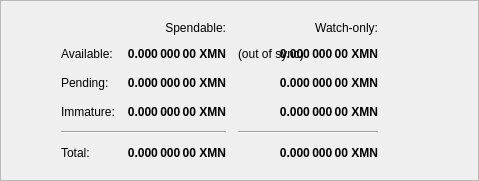
                <widget class="QFrame" name="frame">
                    <property name="frameShape">
                        <enum>QFrame::StyledPanel</enum>
                    </property>
                    <property name="frameShadow">
                        <enum>QFrame::Raised</enum>
                    </property>
                    <layout class="QHBoxLayout">
                         <item>
                            <spacer name="horizontalSpacerWalletSecruity">
                                <property name="orientation">
                                    <enum>Qt::Horizontal</enum>
                                </property>
                                <property name="sizeHint" stdset="0">
                                    <size>
                                        <width>40</width>
                                        <height>1</height>
                                    </size>
                                </property>
                            </spacer>
                        </item>
                        <item>
                            <widget class="QFrame">
                                <layout class="QVBoxLayout" name="verticalLayout_4">
                                   
                                    <item>
                                        <layout class="QGridLayout" name="gridLayout">
                                            <property name="spacing">
                                                <number>12</number>
                                            </property>
                                            <item row="0" column="1">
                                                <widget class="QLabel" name="labelSpendable">
                                                    <property name="text">
                                                        <string>Spendable:</string>
                                                    </property>
                                                    <property name="alignment">
                                                        <set>Qt::AlignRight|Qt::AlignTrailing|Qt::AlignVCenter</set>
                                                    </property>
                                                </widget>
                                            </item>
                                            <item row="0" column="2">
                                                <widget class="QLabel" name="labelWatchonly">
                                                    <property name="text">
                                                        <string>Watch-only:</string>
                                                    </property>
                                                    <property name="alignment">
                                                        <set>Qt::AlignRight|Qt::AlignTrailing|Qt::AlignVCenter</set>
                                                    </property>
                                                </widget>
                                            </item>
                                            <item row="1" column="0">
                                                <widget class="QLabel" name="labelBalanceText">
                                                    <property name="text">
                                                        <string>Available:</string>
                                                    </property>
                                                </widget>
                                            </item>
                                            <item row="1" column="1">
                                                <widget class="QLabel" name="labelBalance">
                                                    <property name="font">
                                                        <font>
                                                            <weight>75</weight>
                                                            <bold>true</bold>
                                                        </font>
                                                    </property>
                                                    <property name="cursor">
                                                        <cursorShape>IBeamCursor</cursorShape>
                                                    </property>
                                                    <property name="toolTip">
                                                        <string>Your current spendable balance</string>
                                                    </property>
                                                    <property name="text">
                                                        <string notr="true">0.000 000 00 XMN</string>
                                                    </property>
                                                    <property name="alignment">
                                                        <set>Qt::AlignRight|Qt::AlignTrailing|Qt::AlignVCenter</set>
                                                    </property>
                                                    <property name="textInteractionFlags">
                                                        <set>Qt::LinksAccessibleByMouse|Qt::TextSelectableByKeyboard|Qt::TextSelectableByMouse</set>
                                                    </property>
                                                </widget>
                                            </item>
                                            <item row="1" column="2">
                                                <widget class="QLabel" name="labelWalletStatus">
                                                    <property name="toolTip">
                                                        <string>The displayed information may be out of date. Your wallet automatically synchronizes with the Clarity network after a connection is established, but this process has not completed yet.</string>
                                                    </property>
                                                    <property name="text">
                                                        <string notr="true">(out of sync)</string>
                                                    </property>
                                                    <property name="alignment">
                                                        <set>Qt::AlignLeading|Qt::AlignLeft|Qt::AlignVCenter</set>
                                                    </property>
                                                </widget>
                                            </item>
                                            <item row="1" column="2">
                                                <widget class="QLabel" name="labelWatchAvailable">
                                                    <property name="font">
                                                        <font>
                                                            <weight>75</weight>
                                                            <bold>true</bold>
                                                        </font>
                                                    </property>
                                                    <property name="cursor">
                                                        <cursorShape>IBeamCursor</cursorShape>
                                                    </property>
                                                    <property name="toolTip">
                                                        <string>Your current balance in watch-only addresses</string>
                                                    </property>
                                                    <property name="text">
                                                        <string notr="true">0.000 000 00 XMN</string>
                                                    </property>
                                                    <property name="alignment">
                                                        <set>Qt::AlignRight|Qt::AlignTrailing|Qt::AlignVCenter</set>
                                                    </property>
                                                    <property name="textInteractionFlags">
                                                        <set>Qt::LinksAccessibleByMouse|Qt::TextSelectableByKeyboard|Qt::TextSelectableByMouse</set>
                                                    </property>
                                                </widget>
                                            </item>
                                            <item row="2" column="0">
                                                <widget class="QLabel" name="labelPendingText">
                                                    <property name="text">
                                                        <string>Pending:</string>
                                                    </property>
                                                </widget>
                                            </item>
                                            <item row="2" column="1">
                                                <widget class="QLabel" name="labelUnconfirmed">
                                                    <property name="font">
                                                        <font>
                                                            <weight>75</weight>
                                                            <bold>true</bold>
                                                        </font>
                                                    </property>
                                                    <property name="cursor">
                                                        <cursorShape>IBeamCursor</cursorShape>
                                                    </property>
                                                    <property name="toolTip">
                                                        <string>Total of transactions that have yet to be confirmed, and do not yet count toward the spendable balance</string>
                                                    </property>
                                                    <property name="text">
                                                        <string notr="true">0.000 000 00 XMN</string>
                                                    </property>
                                                    <property name="alignment">
                                                        <set>Qt::AlignRight|Qt::AlignTrailing|Qt::AlignVCenter</set>
                                                    </property>
                                                    <property name="textInteractionFlags">
                                                        <set>Qt::LinksAccessibleByMouse|Qt::TextSelectableByKeyboard|Qt::TextSelectableByMouse</set>
                                                    </property>
                                                </widget>
                                            </item>
                                            <item row="2" column="2">
                                                <widget class="QLabel" name="labelWatchPending">
                                                    <property name="font">
                                                        <font>
                                                            <weight>75</weight>
                                                            <bold>true</bold>
                                                        </font>
                                                    </property>
                                                    <property name="cursor">
                                                        <cursorShape>IBeamCursor</cursorShape>
                                                    </property>
                                                    <property name="toolTip">
                                                        <string>Unconfirmed transactions to watch-only addresses</string>
                                                    </property>
                                                    <property name="text">
                                                        <string notr="true">0.000 000 00 XMN</string>
                                                    </property>
                                                    <property name="alignment">
                                                        <set>Qt::AlignRight|Qt::AlignTrailing|Qt::AlignVCenter</set>
                                                    </property>
                                                    <property name="textInteractionFlags">
                                                        <set>Qt::LinksAccessibleByMouse|Qt::TextSelectableByKeyboard|Qt::TextSelectableByMouse</set>
                                                    </property>
                                                </widget>
                                            </item>
                                            <item row="2" column="3">
                                                <spacer name="horizontalSpacer_2">
                                                    <property name="orientation">
                                                        <enum>Qt::Horizontal</enum>
                                                    </property>
                                                    <property name="sizeHint" stdset="0">
                                                        <size>
                                                            <width>40</width>
                                                            <height>20</height>
                                                        </size>
                                                    </property>
                                                </spacer>
                                            </item>
                                            <item row="3" column="0">
                                                <widget class="QLabel" name="labelImmatureText">
                                                    <property name="text">
                                                        <string>Immature:</string>
                                                    </property>
                                                </widget>
                                            </item>
                                            <item row="3" column="1">
                                                <widget class="QLabel" name="labelImmature">
                                                    <property name="font">
                                                        <font>
                                                            <weight>75</weight>
                                                            <bold>true</bold>
                                                        </font>
                                                    </property>
                                                    <property name="cursor">
                                                        <cursorShape>IBeamCursor</cursorShape>
                                                    </property>
                                                    <property name="toolTip">
                                                        <string>Mined balance that has not yet matured</string>
                                                    </property>
                                                    <property name="text">
                                                        <string notr="true">0.000 000 00 XMN</string>
                                                    </property>
                                                    <property name="alignment">
                                                        <set>Qt::AlignRight|Qt::AlignTrailing|Qt::AlignVCenter</set>
                                                    </property>
                                                    <property name="textInteractionFlags">
                                                        <set>Qt::LinksAccessibleByMouse|Qt::TextSelectableByKeyboard|Qt::TextSelectableByMouse</set>
                                                    </property>
                                                </widget>
                                            </item>
                                            <item row="3" column="2">
                                                <widget class="QLabel" name="labelWatchImmature">
                                                    <property name="font">
                                                        <font>
                                                            <weight>75</weight>
                                                            <bold>true</bold>
                                                        </font>
                                                    </property>
                                                    <property name="cursor">
                                                        <cursorShape>IBeamCursor</cursorShape>
                                                    </property>
                                                    <property name="toolTip">
                                                        <string>Mined balance in watch-only addresses that has not yet matured</string>
                                                    </property>
                                                    <property name="text">
                                                        <string notr="true">0.000 000 00 XMN</string>
                                                    </property>
                                                    <property name="alignment">
                                                        <set>Qt::AlignRight|Qt::AlignTrailing|Qt::AlignVCenter</set>
                                                    </property>
                                                    <property name="textInteractionFlags">
                                                        <set>Qt::LinksAccessibleByMouse|Qt::TextSelectableByKeyboard|Qt::TextSelectableByMouse</set>
                                                    </property>
                                                </widget>
                                            </item>
                                            <item row="4" column="0" colspan="2">
                                                <widget class="Line" name="lineSpendableBalance">
                                                    <property name="orientation">
                                                        <enum>Qt::Horizontal</enum>
                                                    </property>
                                                </widget>
                                            </item>
                                            <item row="4" column="2">
                                                <widget class="Line" name="lineWatchBalance">
                                                    <property name="sizePolicy">
                                                        <sizepolicy hsizetype="Preferred" vsizetype="Fixed">
                                                            <horstretch>0</horstretch>
                                                            <verstretch>0</verstretch>
                                                        </sizepolicy>
                                                    </property>
                                                    <property name="minimumSize">
                                                        <size>
                                                            <width>140</width>
                                                            <height>0</height>
                                                        </size>
                                                    </property>
                                                    <property name="orientation">
                                                        <enum>Qt::Horizontal</enum>
                                                    </property>
                                                </widget>
                                            </item>
                                            <item row="5" column="0">
                                                <widget class="QLabel" name="labelTotalText">
                                                    <property name="text">
                                                        <string>Total:</string>
                                                    </property>
                                                </widget>
                                            </item>
                                            <item row="5" column="1">
                                                <widget class="QLabel" name="labelTotal">
                                                    <property name="font">
                                                        <font>
                                                            <weight>75</weight>
                                                            <bold>true</bold>
                                                        </font>
                                                    </property>
                                                    <property name="cursor">
                                                        <cursorShape>IBeamCursor</cursorShape>
                                                    </property>
                                                    <property name="toolTip">
                                                        <string>Your current total balance</string>
                                                    </property>
                                                    <property name="text">
                                                        <string notr="true">0.000 000 00 XMN</string>
                                                    </property>
                                                    <property name="alignment">
                                                        <set>Qt::AlignRight|Qt::AlignTrailing|Qt::AlignVCenter</set>
                                                    </property>
                                                    <property name="textInteractionFlags">
                                                        <set>Qt::LinksAccessibleByMouse|Qt::TextSelectableByKeyboard|Qt::TextSelectableByMouse</set>
                                                    </property>
                                                </widget>
                                            </item>
                                            <item row="5" column="2">
                                                <widget class="QLabel" name="labelWatchTotal">
                                                    <property name="font">
                                                        <font>
                                                            <weight>75</weight>
                                                            <bold>true</bold>
                                                        </font>
                                                    </property>
                                                    <property name="cursor">
                                                        <cursorShape>IBeamCursor</cursorShape>
                                                    </property>
                                                    <property name="toolTip">
                                                        <string>Current total balance in watch-only addresses</string>
                                                    </property>
                                                    <property name="text">
                                                        <string notr="true">0.000 000 00 XMN</string>
                                                    </property>
                                                    <property name="alignment">
                                                        <set>Qt::AlignRight|Qt::AlignTrailing|Qt::AlignVCenter</set>
                                                    </property>
                                                    <property name="textInteractionFlags">
                                                        <set>Qt::LinksAccessibleByMouse|Qt::TextSelectableByKeyboard|Qt::TextSelectableByMouse</set>
                                                    </property>
                                                </widget>
                                            </item>
                                        </layout>
                                    </item>
                                </layout>
                            </widget>
                        </item>
                        <item>
                            <spacer name="horizontalSpacerWalletSecruity">
                                <property name="orientation">
                                    <enum>Qt::Horizontal</enum>
                                </property>
                                <property name="sizeHint" stdset="0">
                                    <size>
                                        <width>40</width>
                                        <height>1</height>
                                    </size>
                                </property>
                            </spacer>
                        </item>
                    </layout>
                </widget>
